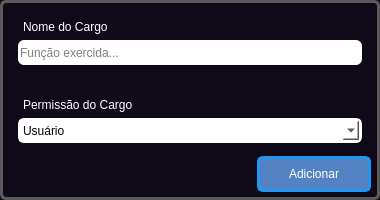
<?xml version="1.0" encoding="UTF-8"?>
<ui version="4.0">
 <class>Form</class>
 <widget class="QWidget" name="Form">
  <property name="geometry">
   <rect>
    <x>0</x>
    <y>0</y>
    <width>380</width>
    <height>200</height>
   </rect>
  </property>
  <property name="windowTitle">
   <string>Form</string>
  </property>
  <property name="styleSheet">
   <string notr="true">font: 63 9pt &quot;Inter 18pt SemiBold&quot;;
    background-color: #100917;
color: rgb(255, 255, 255);</string>
  </property>
  <layout class="QVBoxLayout" name="verticalLayout">
   <property name="leftMargin">
    <number>0</number>
   </property>
   <property name="topMargin">
    <number>0</number>
   </property>
   <property name="rightMargin">
    <number>0</number>
   </property>
   <property name="bottomMargin">
    <number>0</number>
   </property>
   <item alignment="Qt::AlignTop">
    <widget class="QWidget" name="local_cadastro" native="true">
     <property name="sizePolicy">
      <sizepolicy hsizetype="Expanding" vsizetype="Expanding">
       <horstretch>0</horstretch>
       <verstretch>0</verstretch>
      </sizepolicy>
     </property>
     <property name="minimumSize">
      <size>
       <width>0</width>
       <height>200</height>
      </size>
     </property>
     <property name="maximumSize">
      <size>
       <width>16777215</width>
       <height>16777215</height>
      </size>
     </property>
     <property name="styleSheet">
      <string notr="true">
QLabel{
	padding: 0px 2px;
	max-height:20px;
 	margin-top: 2px;
}

QLineEdit{
	color: rgb(0, 0, 0);
	background-color: rgb(255, 255, 255);
	max-height: 40px;   /* largura mínima */
	max-width: 500px;   /* largura mínima */
	min-height:25px;
    border-radius: 6px;
	border: none;
}
Line{
	background-color: rgb(255, 255, 255);
	max-height:2px;
}
#local_cadastro{
	
	
	
    border-radius: 6px;
    border: 3px solid #5a5a5a;

}</string>
     </property>
     <layout class="QVBoxLayout" name="verticalLayout_4">
      <item>
       <widget class="QWidget" name="widget" native="true">
        <layout class="QVBoxLayout" name="verticalLayout_2">
         <item>
          <widget class="QLabel" name="lbl_nome">
           <property name="maximumSize">
            <size>
             <width>200</width>
             <height>22</height>
            </size>
           </property>
           <property name="styleSheet">
            <string notr="true"/>
           </property>
           <property name="text">
            <string>Nome do Cargo</string>
           </property>
          </widget>
         </item>
         <item>
          <widget class="QLineEdit" name="lineEdit_funcao">
           <property name="minimumSize">
            <size>
             <width>0</width>
             <height>25</height>
            </size>
           </property>
           <property name="placeholderText">
            <string>Função exercida...</string>
           </property>
          </widget>
         </item>
        </layout>
       </widget>
      </item>
      <item>
       <widget class="Line" name="separacao_8">
        <property name="orientation">
         <enum>Qt::Horizontal</enum>
        </property>
       </widget>
      </item>
      <item>
       <widget class="QWidget" name="widget_2" native="true">
        <layout class="QVBoxLayout" name="verticalLayout_3">
         <item>
          <widget class="QLabel" name="lbl_email">
           <property name="text">
            <string>Permissão do Cargo</string>
           </property>
          </widget>
         </item>
         <item>
          <widget class="QComboBox" name="comboBox_permissoes">
           <property name="minimumSize">
            <size>
             <width>0</width>
             <height>25</height>
            </size>
           </property>
           <property name="maximumSize">
            <size>
             <width>506</width>
             <height>41</height>
            </size>
           </property>
           <property name="cursor">
            <cursorShape>PointingHandCursor</cursorShape>
           </property>
           <property name="focusPolicy">
            <enum>Qt::WheelFocus</enum>
           </property>
           <property name="styleSheet">
            <string notr="true">	color: #000000;
	background-color: rgb(255, 255, 255);
	max-height: 35px;   /* largura mínima */
	max-width: 500px;   /* largura mínima */
    border-radius: 6px;
	border: none;
    border-radius: 6px;
    border: 3px solid #ffffff;
  </string>
           </property>
           <item>
            <property name="text">
             <string>Usuário</string>
            </property>
           </item>
           <item>
            <property name="text">
             <string>Administrador</string>
            </property>
           </item>
          </widget>
         </item>
        </layout>
       </widget>
      </item>
      <item alignment="Qt::AlignRight">
       <widget class="QPushButton" name="btn_adicionar_cargo">
        <property name="sizePolicy">
         <sizepolicy hsizetype="Fixed" vsizetype="Fixed">
          <horstretch>0</horstretch>
          <verstretch>0</verstretch>
         </sizepolicy>
        </property>
        <property name="minimumSize">
         <size>
          <width>114</width>
          <height>36</height>
         </size>
        </property>
        <property name="cursor">
         <cursorShape>PointingHandCursor</cursorShape>
        </property>
        <property name="styleSheet">
         <string notr="true">font: 63 12pt &quot;Inter 18pt SemiBold&quot;;
background-color: rgb(83, 131, 195);
border: 3px solid #2196F3;
color: white;
    border-radius: 6px;</string>
        </property>
        <property name="text">
         <string>Adicionar</string>
        </property>
        <property name="iconSize">
         <size>
          <width>24</width>
          <height>24</height>
         </size>
        </property>
       </widget>
      </item>
     </layout>
    </widget>
   </item>
  </layout>
 </widget>
 <resources/>
 <connections/>
</ui>
